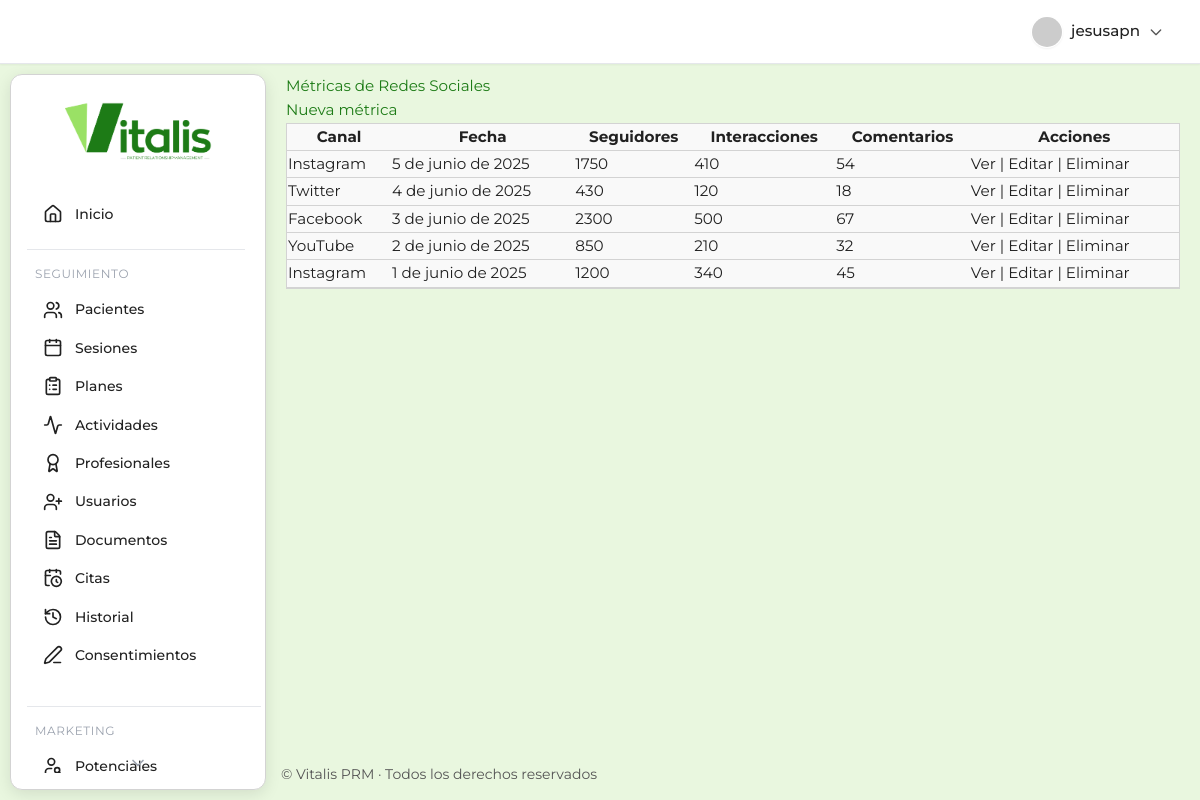
The app's page /consultorio/marketing/redes/ (signed in) with its own data.
### prm_salud/consultorio/models.py (models this page shows, shortened)
class RedSocial(models.Model):
    CANALES = [
        ('Instagram', 'Instagram'),
        ('YouTube', 'YouTube'),
        ('Facebook', 'Facebook'),
        ('Twitter', 'Twitter'),
        ('Otro', 'Otro'),
    ]
    canal = models.CharField(max_length=30, choices=CANALES)
    fecha_registro = models.DateField(auto_now_add=True)
    seguidores = models.PositiveIntegerField()
    interacciones = models.PositiveIntegerField(blank=True, null=True)
    comentarios = models.PositiveIntegerField(blank=True, null=True)
    class Meta:
        verbose_name = "Métrica de Red Social"
        verbose_name_plural = "Métricas de Redes Sociales"
        ordering = ['-fecha_registro']

### prm_salud/consultorio/views.py (the view)
# urls.py: path('marketing/redes/', views.RedSocialListView.as_view(), name='redsocial_list'),
class RedSocialListView(LoginRequiredMixin, ListView):
    model = RedSocial
    template_name = 'consultorio/marketing/redsocial_list.html'
    context_object_name = 'redes'

### prm_salud/consultorio/templates/consultorio/marketing/redsocial_list.html
{% extends 'consultorio/base.html' %} {% block content %}
<h2>Métricas de Redes Sociales</h2>
<a href="{% url 'consultorio:redsocial_create' %}" class="btn btn-primary"
  >Nueva métrica</a
>
<table class="table">
  <thead>
    <tr>
      <th>Canal</th>
      <th>Fecha</th>
      <th>Seguidores</th>
      <th>Interacciones</th>
      <th>Comentarios</th>
      <th>Acciones</th>
    </tr>
  </thead>
  <tbody>
    {% for redsocial in redes %}
    <tr>
      <td>{{ redsocial.get_canal_display }}</td>
      <td>{{ redsocial.fecha_registro }}</td>
      <td>{{ redsocial.seguidores }}</td>
      <td>{{ redsocial.interacciones }}</td>
      <td>{{ redsocial.comentarios }}</td>
      <td>
        <a href="{% url 'consultorio:redsocial_detail' redsocial.pk %}">Ver</a>
        |
        <a href="{% url 'consultorio:redsocial_update' redsocial.pk %}"
          >Editar</a
        >
        |
        <a href="{% url 'consultorio:redsocial_delete' redsocial.pk %}"
          >Eliminar</a
        >
      </td>
    </tr>
    {% empty %}
    <tr>
      <td colspan="6">No hay métricas registradas.</td>
    </tr>
    {% endfor %}
  </tbody>
</table>
{% endblock %}

### prm_salud/consultorio/templates/consultorio/base.html (shortened to what this page needs)
{% load static %}
<!DOCTYPE html>
<html lang="es">
  <head>
    <link
      href="https://cdn.jsdelivr.net/npm/tailwindcss@2.2.19/dist/tailwind.min.css"
      rel="stylesheet"
    />
    <link
      rel="stylesheet"
      href="https://cdn.jsdelivr.net/npm/flatpickr/dist/flatpickr.min.css"
    />
    <link rel="stylesheet" href="{% static 'consultorio/css/main.css' %}" />
  </head>
  <body class="main-body-layout bg-[#e9f7df] text-text-main font-montserrat">
    <header
      class="flex justify-end items-center px-6 py-3 shadow-sm sticky top-0 left-0 right-0 z-20 w-full header-modern border-b border-gray-200"
    >
      <div class="relative">
        {% if user.is_authenticated %}
        <button
          id="user-menu-btn"
          onclick="toggleUserDropdown()"
          class="flex items-center gap-2 rounded-full px-3 py-1 hover:bg-gray-100 focus:outline-none focus:ring-2 focus:ring-primary"
        >
          <img
            src="https://ui-avatars.com/api/?name={{ user.get_full_name|default:user.username }}&background=4f46e5&color=fff&rounded=true&size=32"
            alt="Avatar"
            class="rounded-full shadow-sm border border-white"
          />
          <span class="font-medium"
            >{{ user.get_full_name|default:user.username }}</span
          >
          <svg
            fill="none"
            stroke="currentColor"
            stroke-width="2"
            stroke-linecap="round"
            stroke-linejoin="round"
            viewBox="0 0 24 24"
            class="w-4 h-4 text-gray-400"
          >
            <path d="M19 9l-7 7-7-7"></path>
          </svg>
        </button>
        {% endif %} {% block header_actions %}{% endblock %}
      </div>
    </header>
    <div class="content-wrapper">
      <aside
        class="sidebar-card-container"
        style="
          top: calc(64px + 10px);
          left: 10px;
          height: calc(100vh - (64px + 10px) - 10px);
        "
      >
        <div class="flex justify-center items-center h-28">
          <a href="{% url 'consultorio:dashboard' %}">
            <img
              src="{% static 'consultorio/img/PRMlogo.png' %}"
              alt="Logo Vitalis PRM"
              class="h-16 transition-transform duration-200 hover:scale-105"
            />
          </a>
        </div>
        <nav
          id="sidebar-scroll"
          class="flex flex-col gap-2 px-4 pr-2 overflow-y-scroll hide-scrollbar relative"
        >
          <a
            href="{% url 'consultorio:dashboard' %}"
            class="sidebar-link flex items-center gap-3 py-3 px-3 rounded-lg {% if request.path == '/consultorio/' %}sidebar-active{% endif %}"
          >
            <i data-lucide="home" class="w-5 h-5"></i><span>Inicio</span>
          </a>
          <div class="mt-2 border-t border-gray-200 pt-4 mr-4">
            <h3
              class="text-xs text-gray-400 uppercase tracking-wider mb-2 ml-2"
            >
              Seguimiento
            </h3>
            <a
              href="{% url 'consultorio:paciente_list' %}"
              class="sidebar-link flex items-center gap-3 py-3 px-3 rounded-lg {% if 'pacientes' in request.path %}sidebar-active{% endif %}"
            >
              <i data-lucide="users" class="w-5 h-5"></i><span>Pacientes</span>
            </a>
            <a
              href="{% url 'consultorio:sesion_list' %}"
              class="sidebar-link flex items-center gap-3 py-3 px-3 rounded-lg {% if 'sesiones' in request.path %}sidebar-active{% endif %}"
            >
              <i data-lucide="calendar" class="w-5 h-5"></i
              ><span>Sesiones</span>
            </a>
            <a
              href="{% url 'consultorio:plan_list' %}"
              class="sidebar-link flex items-center gap-3 py-3 px-3 rounded-lg {% if 'planes' in request.path %}sidebar-active{% endif %}"
            >
              <i data-lucide="clipboard-list" class="w-5 h-5"></i
              ><span>Planes</span>
            </a>
            <a
              href="{% url 'consultorio:actividad_list' %}"
              class="sidebar-link flex items-center gap-3 py-3 px-3 rounded-lg {% if 'actividades' in request.path %}sidebar-active{% endif %}"
            >
              <i data-lucide="activity" class="w-5 h-5"></i
              ><span>Actividades</span>
            </a>
            <a
              href="{% url 'consultorio:profesional_list' %}"
              class="sidebar-link flex items-center gap-3 py-3 px-3 rounded-lg {% if 'profesionales' in request.path %}sidebar-active{% endif %}"
            >
              <i data-lucide="award" class="w-5 h-5"></i
              ><span>Profesionales</span>
            </a>
            <a
              href="{% url 'consultorio:user_list' %}"
              class="sidebar-link flex items-center gap-3 py-3 px-3 rounded-lg {% if 'usuarios' in request.path %}sidebar-active{% endif %}"
            >
              <i data-lucide="user-plus" class="w-5 h-5"></i
              ><span>Usuarios</span>
            </a>
            <a
              href="{% url 'consultorio:documentopaciente_list' %}"
              class="sidebar-link flex items-center gap-3 py-3 px-3 rounded-lg {% if 'documentos' in request.path %}sidebar-active{% endif %}"
            >
              <i data-lucide="file-text" class="w-5 h-5"></i
              ><span>Documentos</span>
            </a>
            <a
              href="{% url 'consultorio:cita_list' %}"
              class="sidebar-link flex items-center gap-3 py-3 px-3 rounded-lg {% if 'citas' in request.path %}sidebar-active{% endif %}"
            >
              <i data-lucide="calendar-clock" class="w-5 h-5"></i
              ><span>Citas</span>
            </a>
            <a
              href="{% url 'consultorio:historialcambios_list' %}"
              class="sidebar-link flex items-center gap-3 py-3 px-3 rounded-lg {% if 'historiales' in request.path %}sidebar-active{% endif %}"
            >
              <i data-lucide="history" class="w-5 h-5"></i
              ><span>Historial</span>
            </a>
            <a
              href="{% url 'consultorio:consentimiento_list' %}"
              class="sidebar-link flex items-center gap-3 py-3 px-3 rounded-lg {% if 'consentimientos' in request.path %}sidebar-active{% endif %}"
            >
              <i data-lucide="pen-line" class="w-5 h-5"></i
              ><span>Consentimientos</span>
            </a>
          </div>
          <div class="mt-6 border-t border-gray-200 pt-4">
            <h3
              class="text-xs text-gray-400 uppercase tracking-wider mb-2 ml-2"
            >
              Marketing
            </h3>
            <a
              href="{% url 'consultorio:pacientepotencial_list' %}"
              class="sidebar-link flex items-center gap-3 py-3 px-3 rounded-lg {% if 'marketing/potenciales' in request.path %}sidebar-active{% endif %}"
            >
              <i data-lucide="user-search" class="w-5 h-5"></i
              ><span>Potenciales</span>
            </a>
          </div>
        </nav>
        <div id="scroll-indicator" class="flex justify-center -mt-2">
          <i
            data-lucide="chevron-down"
            class="w-5 h-5 text-gray-400 animate-bounce"
          ></i>
        </div>
      </aside>
      <main class="flex-1 overflow-auto main-content-offset">
        {% block content %}{% endblock %}
      </main>
    </div>
    <footer
      class="text-sm text-text-main py-4 mt-auto"
      style="
        border-top: none;
        text-align: left;
        padding-left: calc(16rem + 20px + 5px);
      "
    >
      &copy; {{ now|date:"Y" }} Vitalis PRM · Todos los derechos reservados
    </footer>
  </body>
</html>

### prm_salud/consultorio/static/consultorio/css/main.css (style rules this page uses)
:root { --primary: #A3D65C; --primary-dark: #2E7D32; --primary-hover: #2E7D32; --accent: #A3D65C; --warning: #FFCC00; --danger: #E74C3C; --info: #3498DB; --bg-light: #e9f7df; --bg-section: #F9F9F9; --bg-hover: #F1F8E9; --card-shadow: 0 4px 16px rgba(0,0,0,0.1); --table-border: #D3D3D3; --text-primary: #212121; --text-secondary: #555555; --text-light: #ECF0F1; --border-light: #D3D3D3; --border-dark: #2E7D32; --sidebar-bg: #FFFFFF; --sidebar-border: #D3D3D3; --sidebar-hover-bg: #F1F8E9; --text-white: #fff; --text-muted: var(--text-secondary); --btn-secondary: #D3D3D3; --btn-secondary-hover: #B0B0B0; --icon-main: #2E7D32; --icon-hover: #A3D65C; }
body { font-family: 'Montserrat', 'Segoe UI', Arial, sans-serif !important; font-size: 0.95rem; line-height: 1.6; color: #1D7B16; background-color: var(--bg-light); min-height: 100vh; display: flex; flex-direction: column; transition: background-color 0.3s ease, color 0.3s ease; margin: 0; }
table { border-collapse: separate; border-spacing: 0; width: 100%; background: var(--bg-section); border: 1px solid var(--table-border); }
th, td { border-bottom: 1px solid var(--table-border); color: var(--text-primary); }
aside { display: flex; flex-direction: column; overflow-y: auto; flex-shrink: 0; transition: background-color 0.3s ease; }
aside a img { height: 3.5rem; display: block; margin: 0 auto; transition: transform 0.2s ease-in-out; }
aside nav { flex-grow: 1; padding: 0.5rem 0; font-size: 0.875rem; display: flex; flex-direction: column; gap: 0.5rem; overflow-y: auto; padding-right: 4px; }
.sidebar-link { display: flex; align-items: center; padding: 0.5rem 1rem; border-radius: 0.25rem; transition: background-color 0.2s ease, color 0.2s ease; font-weight: 500; cursor: pointer; color: var(--text-primary); }
header { padding: 1rem 2rem; display: flex; align-items: center; justify-content: space-between; z-index: 10; flex-shrink: 0; transition: background-color 0.3s ease; }
header #user-menu-btn { display: flex; align-items: center; gap: 0.5rem; padding: 0.5rem 0.75rem; border-radius: 9999px; cursor: pointer; background-color: transparent; border: none; transition: background-color 0.2s ease; outline: none; }
header #user-menu-btn img { height: 2rem; width: 2rem; border-radius: 9999px; box-shadow: 0 1px 2px rgba(0,0,0,0.05); }
header #user-menu-btn span { font-weight: 500; color: var(--text-primary); }
header #user-menu-btn svg { width: 1rem; height: 1rem; color: var(--text-secondary); }
main { flex: 1; display: flex; flex-direction: column; min-height: 0; padding: 2.5rem 2rem; overflow-y: auto; }
footer { text-align: center; font-size: 0.75rem; color: var(--text-secondary); padding: 1.5rem 0; border-top: 1px solid var(--border-light); background: var(--bg-section); box-shadow: none; flex-shrink: 0; width: 100%; }
body, .font-montserrat { font-family: 'Montserrat', 'Segoe UI', Arial, sans-serif !important; }
:root { --bg-sidebar-dark: #FFFFFF; --border-sidebar-border: var(--border-light); --sidebar-hover-bg: #F0F0F0; --text-white: #fff; --text-muted: var(--text-secondary); }
.sidebar-card-container { overflow-y: hidden; }
.sidebar-card-container nav { overflow-y: auto; padding-right: 4px; }

### records on screen
RedSocial: canal "Instagram", fecha_registro "5 de junio de 2025", seguidores "1750", interacciones "410", comentarios "54"
RedSocial: canal "Twitter", fecha_registro "4 de junio de 2025", seguidores "430", interacciones "120", comentarios "18"
RedSocial: canal "Facebook", fecha_registro "3 de junio de 2025", seguidores "2300", interacciones "500", comentarios "67"
RedSocial: canal "YouTube", fecha_registro "2 de junio de 2025", seguidores "850", interacciones "210", comentarios "32"
RedSocial: canal "Instagram", fecha_registro "1 de junio de 2025", seguidores "1200", interacciones "340", comentarios "45"

### other values on screen
{{ user.get_full_name|default:user.username }} "jesusapn"
